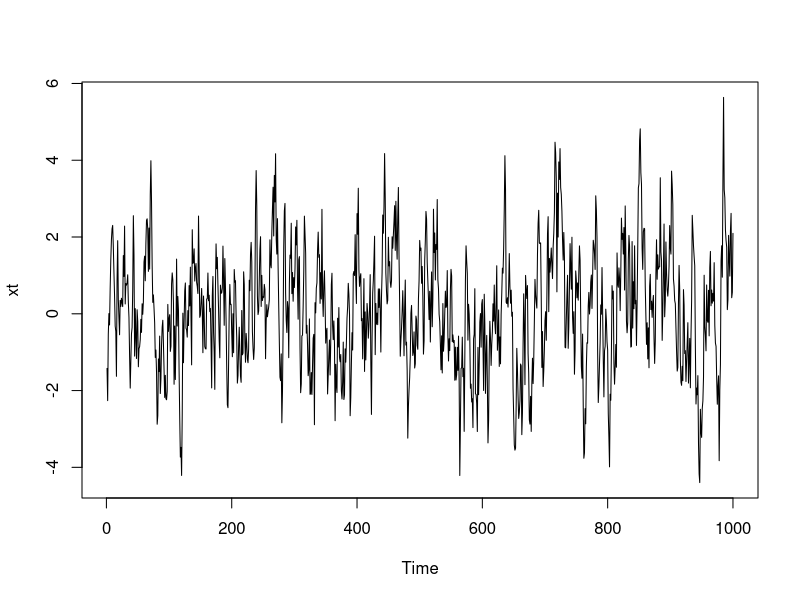
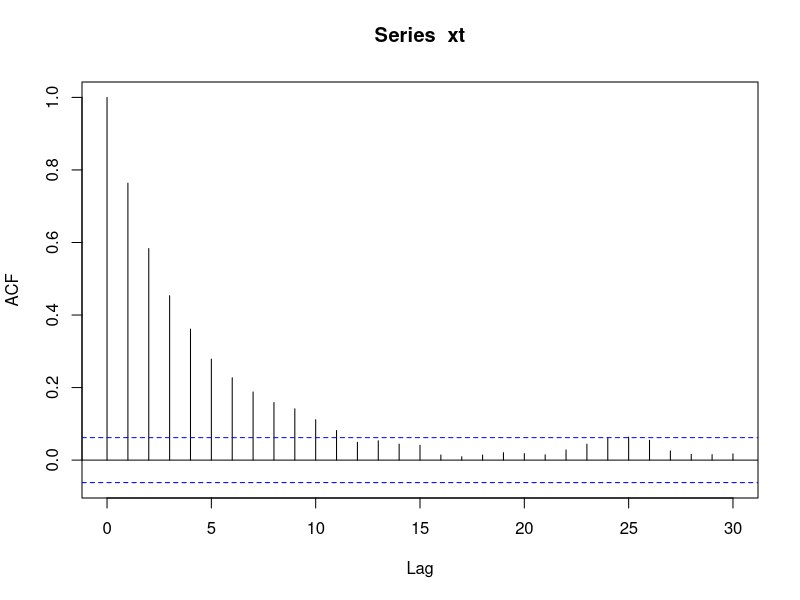
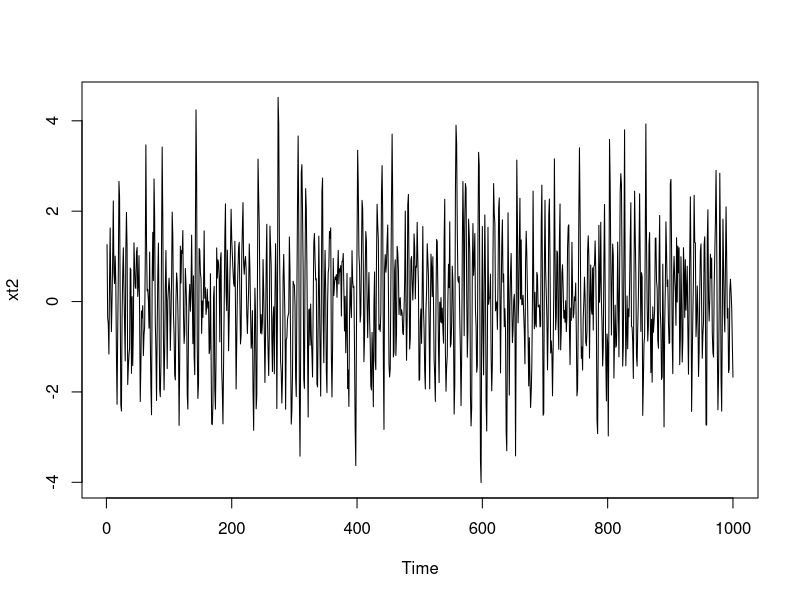
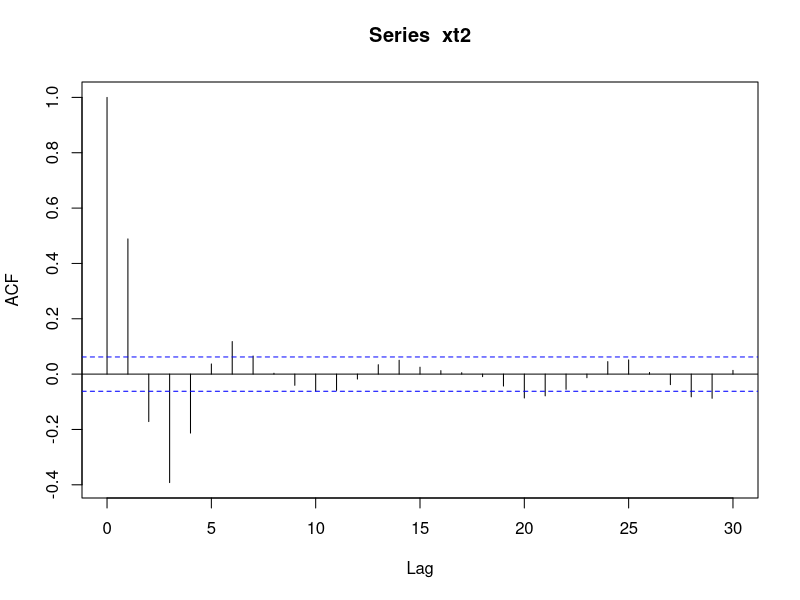
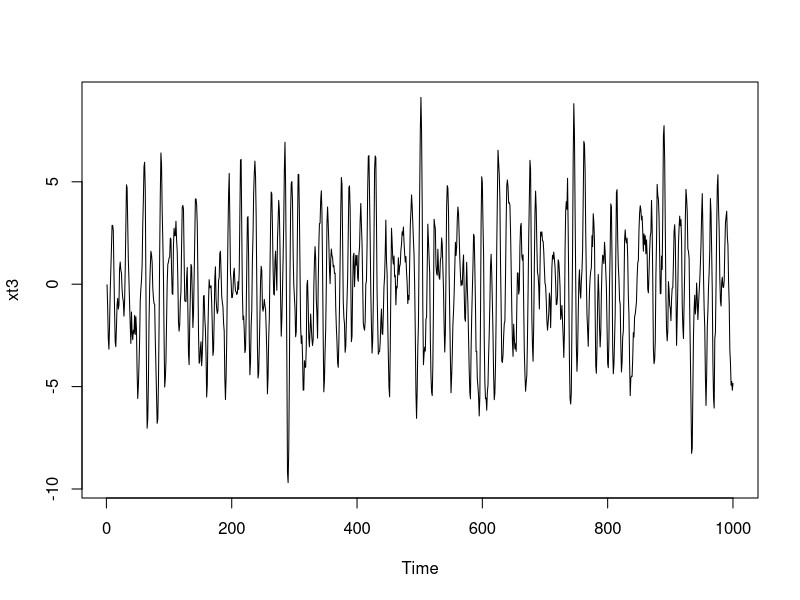
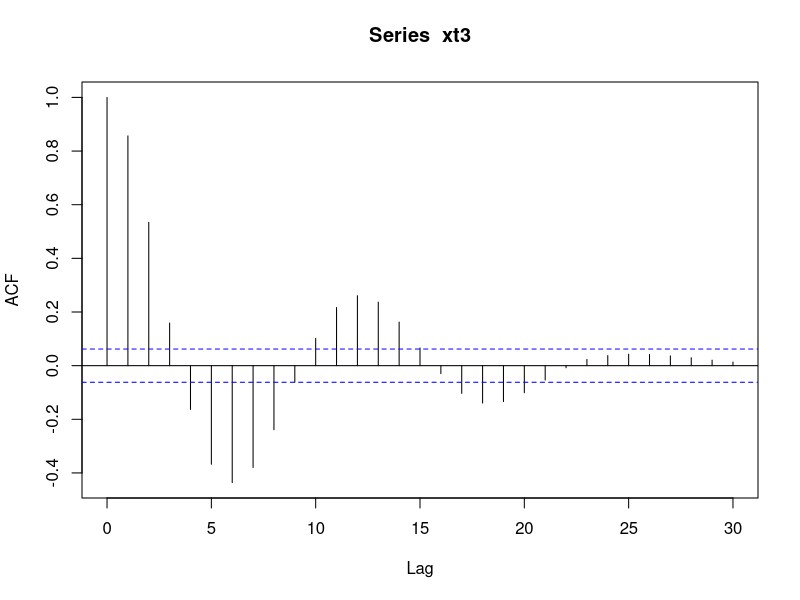
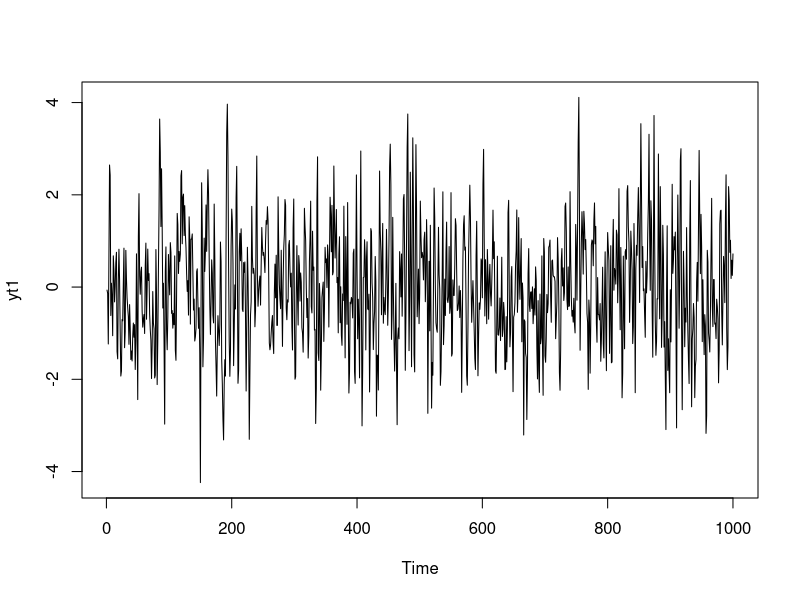
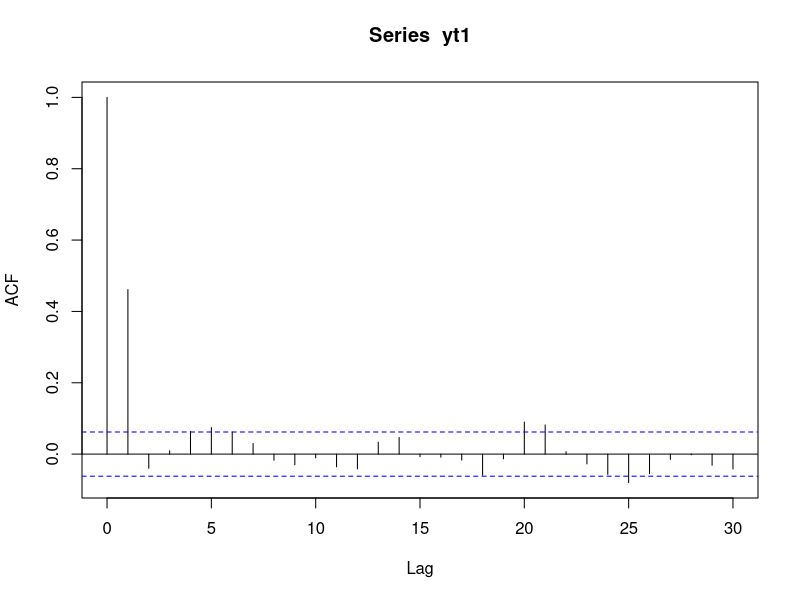

These charts were generated, in order, by the following R code:
## ---- chunk 1
rm(list=ls(all=TRUE))
set.seed(123)

# Simulación AR(1)
xt <- arima.sim(list(ar = c(0.79)), n = 1000)
ts.plot(xt)
acf(xt)  # Decae de forma exponencial
## ---- chunk 2
# Simulación AR(2) con coeficientes 0.8 y -0.55
xt2 <- arima.sim(list(order = c(2,0,0), ar = c(0.8, -0.55)), n = 1000)
ts.plot(xt2)
acf(xt2)
## ---- chunk 3
# Simulación AR(2) con coeficientes 1.5 y -0.75
xt3 <- arima.sim(list(order = c(2,0,0), ar = c(1.5, -0.75)), n = 1000)
ts.plot(xt3)
acf(xt3)  # Decae de forma sinusoidal
## ---- chunk 4
yt1 <- arima.sim(list(ma = c(0.8)), n = 1000)
ts.plot(yt1)
acf(yt1)
## ---- chunk 5
yt2 <- arima.sim(list(ma = c(-0.8)), n = 1000)
ts.plot(yt2)
acf(yt2)
## ---- chunk 6
yt3 <- arima.sim(list(ma = c(0.9, 0.8)), n = 1000)
ts.plot(yt3)
acf(yt3)
## ---- chunk 7
xt <- arima.sim(list(ar = c(0.79)), n = 1000)
ts.plot(xt)
par(mfrow = c(1,2))
acf(xt)
pacf(xt)
## ---- chunk 8
xt2 <- arima.sim(list(order = c(2,0,0), ar = c(0.8, -0.55)), n = 1000)
ts.plot(xt2)
par(mfrow = c(1,2))
acf(xt2)
pacf(xt2)
## ---- chunk 9
xt3 <- arima.sim(list(order = c(2,0,0), ar = c(1.5, -0.75)), n = 1000)
ts.plot(xt3)
par(mfrow = c(1,2))
acf(xt3)
pacf(xt3)
## ---- chunk 10
yt1 <- arima.sim(list(ma = c(0.88)), n = 1000)
ts.plot(yt1)
par(mfrow = c(1,2))
acf(yt1)
pacf(yt1)
## ---- chunk 11
yt2 <- arima.sim(list(ma = c(-0.8)), n = 1000)
ts.plot(yt2)
par(mfrow = c(1,2))
acf(yt2)
pacf(yt2)
## ---- chunk 12
yt3 <- arima.sim(list(ma = c(0.9, 0.8)), n = 1000)
ts.plot(yt3)
par(mfrow = c(1,2))
acf(yt3)
pacf(yt3)
## ---- chunk 13
# AR(2) con sd = 1.5
xt2 <- arima.sim(list(order = c(2,0,0), ar = c(0.2, 0.55)), sd = 1.5, n = 1000)

# MA(3) con sd = 3
yt3 <- arima.sim(list(ma = c(0.9, -0.8, -0.8)), sd = 3, n = 1000)
par(mfrow = c(1,2))
acf(yt3)
pacf(yt3)
